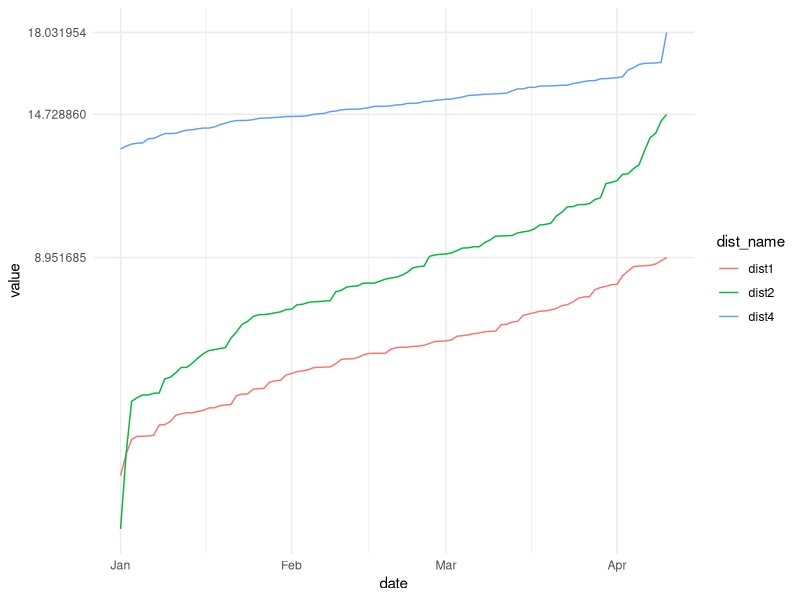

R code for this plot:
# https://gist.github.com/GShotwell/b19ef520b6d56f61a830fabb3454965b

library(tidyverse)
library(lubridate)

df <- tibble(
  dist1 = sort(rnorm(100, 5, 2)), 
  dist2 = sort(rnorm(100, 8, 3)),
  dist4 = sort(rnorm(100, 15, 1)),
  date = seq.Date(from = ymd("2022-01-01"), ymd("2022-04-10"), by = "day")
)

df <- pivot_longer(df, cols = -date, names_to = "dist_name", values_to = "value")

fancy_ts <- function(df, val, group) {
  labs <- df |> 
    group_by({{group}}) |> 
    summarize(breaks = max({{val}}))
  
  ggplot(df, 
         aes(
           x = date, 
           y = {{val}}, 
           group = {{group}}, 
           color = {{group}})) +
    geom_path() +
    scale_y_continuous(breaks = labs$breaks, minor_breaks = NULL) +
    theme_minimal()
}

fancy_ts(df, value, dist_name)
